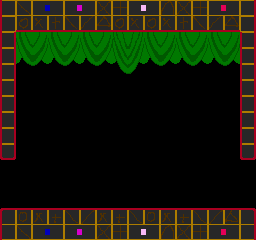

This is a level from a 2D game, rendered from its Tiled map with the project's own tilesets. A one-line summary and the complete map file follow:
An orthogonal 16x15 tile map with 16x16 px tiles, 2 tile layers (back, front) and 3 objects (Boss).

<map version="1.0" orientation="orthogonal" width="16" height="15" tilewidth="16" tileheight="16">
 <tileset firstgid="1" name="tiles1" tilewidth="16" tileheight="16">
  <image source="../../img/tiles/tiles0.gif" trans="ff00ff" width="256" height="256" />
 </tileset>
 <layer name="back" width="16" height="15">
  <data encoding="csv">
0,0,0,0,0,0,0,0,0,0,0,0,0,0,0,0,
0,0,0,0,0,0,0,0,0,0,0,0,0,0,0,0,
0,161,162,161,162,161,162,163,164,161,162,161,162,161,162,0,
0,177,178,177,178,177,178,179,180,177,178,177,178,177,178,0,
0,193,194,193,194,193,194,195,196,193,194,193,194,193,194,0,
0,0,0,0,0,0,0,0,0,0,0,0,0,0,0,0,
0,0,0,0,0,0,0,0,0,0,0,0,0,0,0,0,
0,0,0,0,0,0,0,0,0,0,0,0,0,0,0,0,
0,0,0,0,0,0,0,0,0,0,0,0,0,0,0,0,
0,0,0,0,0,0,0,0,0,0,0,0,0,0,0,0,
0,0,0,0,0,0,0,0,0,0,0,0,0,0,0,0,
0,0,0,0,0,0,0,0,0,0,0,0,0,0,0,0,
0,0,0,0,0,0,0,0,0,0,0,0,0,0,0,0,
0,0,0,0,0,0,0,0,0,0,0,0,0,0,0,0,
0,0,0,0,0,0,0,0,0,0,0,0,0,0,0,0
</data>
 </layer>
 <layer name="front" width="16" height="15">
  <data encoding="csv">
97,99,67,68,87,88,115,116,85,86,119,115,116,81,82,104,
97,18,19,20,21,22,23,18,19,18,19,20,21,22,23,120,
168,0,0,0,0,0,0,0,0,0,0,0,0,0,0,168,
184,0,0,0,0,0,0,0,0,0,0,0,0,0,0,184,
168,0,0,0,0,0,0,0,0,0,0,0,0,0,0,168,
184,0,0,0,0,0,0,0,0,0,0,0,0,0,0,184,
168,0,0,0,0,0,0,0,0,0,0,0,0,0,0,168,
184,0,0,0,0,0,0,0,0,0,0,0,0,0,0,184,
168,0,0,0,0,0,0,0,0,0,0,0,0,0,0,168,
136,0,0,0,0,0,0,0,0,0,0,0,0,0,0,136,
0,0,0,0,0,0,0,0,0,0,0,0,0,0,0,0,
0,0,0,0,0,0,0,0,0,0,0,0,0,0,0,0,
0,0,0,0,0,0,0,0,0,0,0,0,0,0,0,0,
33,34,35,36,37,38,35,36,37,34,35,36,37,38,39,40,
97,99,67,68,87,88,115,116,85,86,119,115,116,81,82,120
</data>
 </layer>
 <objectgroup name="lines" width="16" height="15">
  <properties>
   <property name="rarity" value="0" />
   <property name="tags" value="[&quot;boss&quot;]" />
  </properties>
  <object x="0" y="32">
   <polyline points="0,0 0,128 16,128 16,0 240,0 240,128 256,128 256,0" />
  </object>
  <object x="256" y="208">
   <polyline points="0,0 -256,0" />
  </object>
 </objectgroup>
 <objectgroup name="objects" width="16" height="15">
  <object name="Boss" gid="1" x="128" y="160" />
 </objectgroup>
</map>
